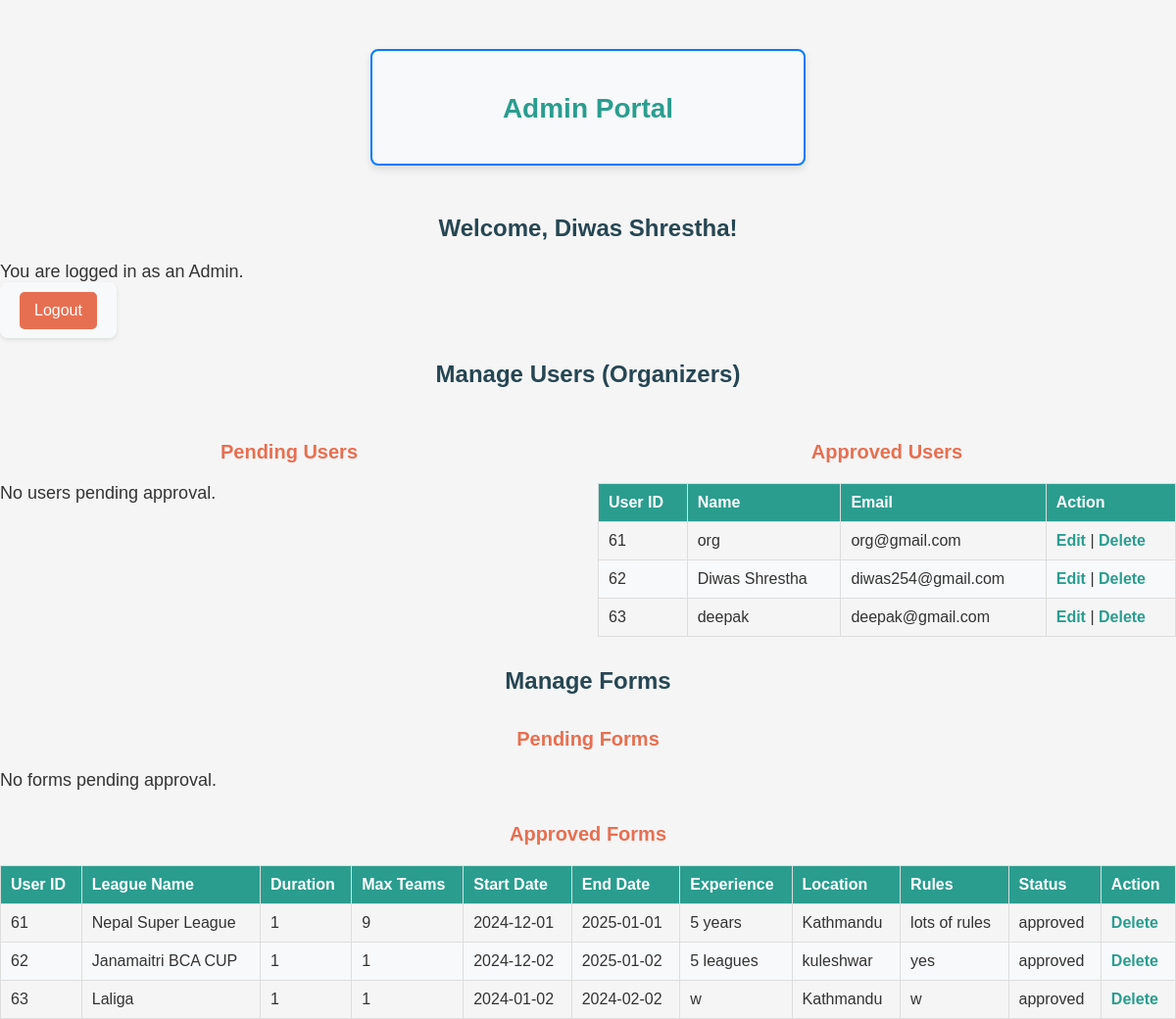
Before: /pages/proAdmin.php (signed in) with the older database file.
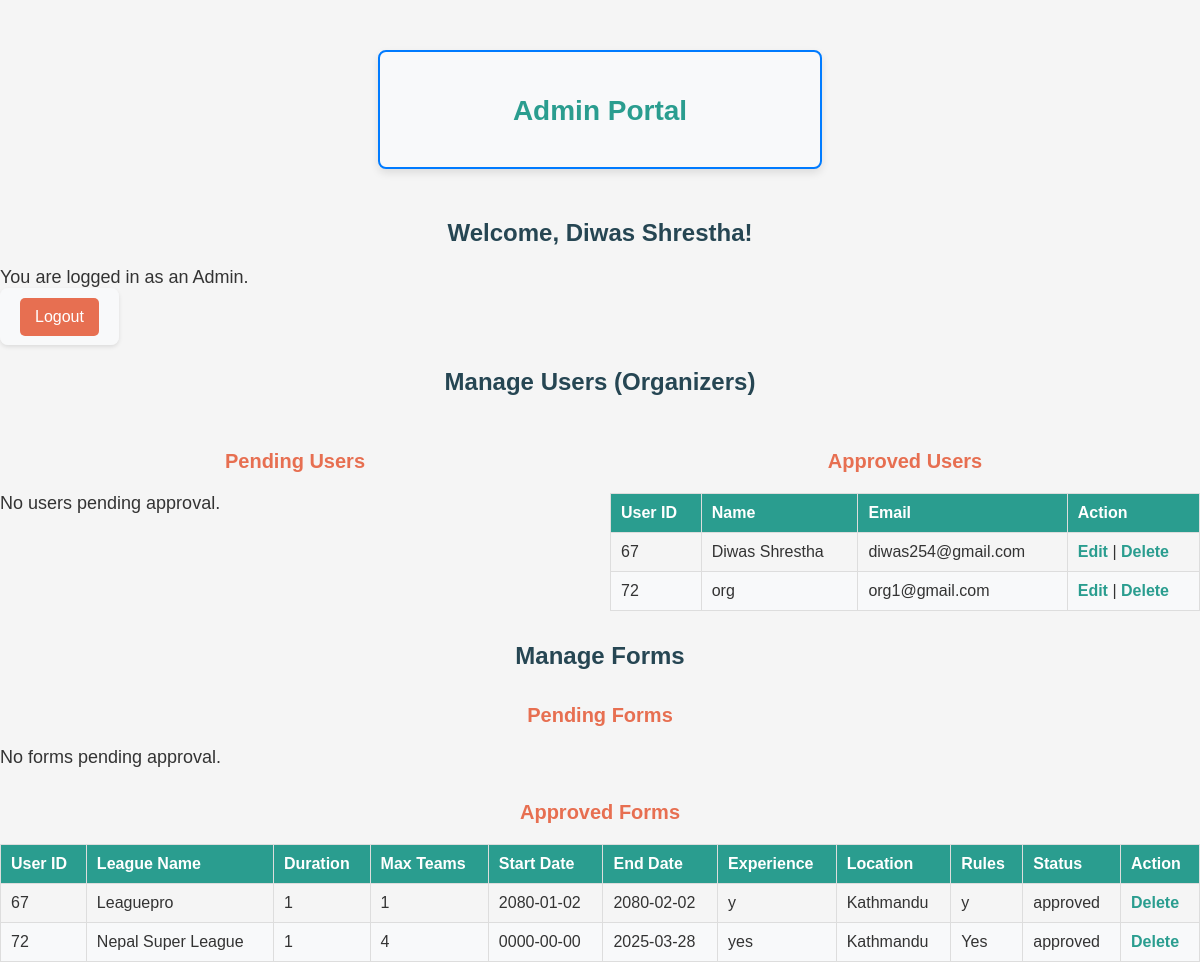
After: the same page with the newer database file.
### tables this page shows
CREATE TABLE `user` (
  `userId` int(11) NOT NULL,
  `name` varchar(100) NOT NULL,
  `email` varchar(100) NOT NULL,
  `password` varchar(255) NOT NULL,
  `created_at` timestamp NOT NULL DEFAULT current_timestamp(),
  `status` enum('pending','approved','denied') DEFAULT 'pending'
);

CREATE TABLE `form` (
  `form_id` int(11) NOT NULL,
  `userId` int(11) NOT NULL,
  `duration` int(11) NOT NULL,
  `max_teams` int(11) NOT NULL,
  `one_league` enum('yes','no') NOT NULL,
  `start_date` date NOT NULL,
  `end_date` date NOT NULL,
  `experience` text DEFAULT NULL,
  `active` enum('yes','no') NOT NULL,
  `location` varchar(255) NOT NULL,
  `rules` text DEFAULT NULL,
  `status` enum('pending','approved','denied') DEFAULT 'pending',
  `created_at` timestamp NOT NULL DEFAULT current_timestamp(),
  `league_name` varchar(255) DEFAULT NULL
);

### pages/proAdmin.php (the view, shortened to what this page needs)
<?php
require_once 'db_connection.php';
?>
<!DOCTYPE html>
<html lang="en">
<head>
    <link rel="stylesheet" href="../assests/css/admin.css">
    <link rel="stylesheet" href="https://cdnjs.cloudflare.com/ajax/libs/font-awesome/6.0.0-beta3/css/all.min.css">
</head>
<body>
    <div class="registration-container">
        <h2>Admin Portal</h2>
        <?php if (!isset($_SESSION['admin_id'])): ?>
            <h3>Register</h3>
            <form method="POST" action="">
                <label>Name:</label>
                <input type="text" name="name" required>
                <br>
                <label>Email:</label>
                <input type="email" name="email" required>
                <br>
                <label>Password:</label>
                <input type="password" name="password" required>
                <br>
                <label>Confirm Password:</label>
                <input type="password" name="confirm_password" required>
                <br>
                <button type="submit" name="register">Register</button>
            </form>
            <hr>
            <h3>Already Registered?</h3>
            <h4>/</h4>
            <h3>Login</h3>
            <form method="POST" action="">
                <label>Email:</label>
                <input type="email" name="email" required>
                <br>
                <label>Password:</label>
                <input type="password" name="password" required>
                <br>
                <button type="submit" name="login">Login</button>
            </form>
        <?php else: ?>
    </div>
        <div class="conatiner">
            <h3>Welcome, <?php echo $_SESSION['admin_name']; ?>!</h3>
            <p>You are logged in as an Admin.</p>
            <form action="logout.php" method="post" style="display:inline;">
                    <button type="submit" class="logout-btn">Logout</button>
                </form>
            <h4>Manage Users (Organizers)</h4>
            <div class="table-container">
                <div>
                    <h5>Pending Users</h5>
                    <?php
                    $query = "SELECT * FROM user WHERE status = 'pending'";
                    $result = mysqli_query($conn, $query);
                    if ($result && mysqli_num_rows($result) > 0): ?>
                        <table border="1">
                        <thead>
                            <tr>
                                <th>User ID</th>
                                <th>Name</th>
                                <th>Email</th>
                                <th>Action</th>
                            </tr>
                        </thead>
                        <tbody>
                            <?php while ($user = $result->fetch_assoc()): ?>
                                <tr>
                                <td><?php echo htmlspecialchars($user['userId']); ?></td>
                                    <td><?php echo htmlspecialchars($user['name']); ?></td>
                                    <td><?php echo htmlspecialchars($user['email']); ?></td>
                                    <td>
                                        <a href="?action=approve&id=<?php echo $user['userId']; ?>">Approve</a> |
                                        <a href="?action=deny&id=<?php echo $user['userId']; ?>"
                                           onclick="return confirm('Are you sure you want to deny this user? This action cannot be undone.');">
                                           Deny
                                        </a> |
                                        <a href="?edit=<?php echo $user['userId']; ?>">Edit</a>
                                    </td>
                                </tr>
                            <?php endwhile; ?>
                        </tbody>
                        </table>
                    <?php else: ?>
                        <p>No users pending approval.</p>
                    <?php endif; ?>
                </div>
                <div>
                    <h5>Approved Users</h5>
                    <?php
                    $query = "SELECT * FROM user WHERE status = 'approved'";
                    $result = mysqli_query($conn, $query);
                    if ($result && mysqli_num_rows($result) > 0): ?>
                        <table border="1">
                        <thead>
                            <tr>
                                <th>User ID</th>
                                <th>Name</th>
                                <th>Email</th>
                                <th>Action</th>
                            </tr>
                        </thead>
                        <tbody>
                            <?php while ($user = $result->fetch_assoc()): ?>
                                <tr>
                                   <td><?php echo htmlspecialchars($user['userId']); ?></td>
                                    <td><?php echo htmlspecialchars($user['name']); ?></td>
                                    <td><?php echo htmlspecialchars($user['email']); ?></td>
                                    <td>
                                    <a href="?edit=<?php echo $user['userId']; ?>">Edit</a>  | <a href="?action=deny&id=<?php echo $user['userId']; ?>"
                                           onclick="return confirm('Are you sure you want to deny this user? This action cannot be undone.');">
                                          Delete
                                        </a>
                                    </td>
                                </tr>
                            <?php endwhile; ?>
                        </tbody>
                        </table>
                    <?php else: ?>
                        <p>No approved users.</p>
                    <?php endif; ?>
                </div>
            </div>
            <h4>Manage Forms</h4>
            <div>
                <h5>Pending Forms</h5>
                <?php
                $query = "SELECT * FROM form WHERE status = 'pending'";
                $result = mysqli_query($conn, $query);
                if ($result && mysqli_num_rows($result) > 0): ?>
                    <table border="1">
                    <thead>
                        <tr>
                            <th>User ID</th>
                            <th>League Name</th>
                            <th>Duration</th>
                            <th>Max Teams</th>
                            <th>Start Date</th>
                            <th>End Date</th>
                            <th>Experience</th>
                            <th>Location</th>
                            <th>Rules</th>
                            <th>Status</th>
                            <th>Action</th>
                        </tr>
                    </thead>
                    <tbody>
                        <?php while ($form = $result->fetch_assoc()): ?>
                            <tr>
                                <td><?php echo htmlspecialchars($form['userId']); ?></td>
                                <td><?php echo htmlspecialchars($form['league_name']); ?></td>
                                <td><?php echo htmlspecialchars($form['duration']); ?></td>
                                <td><?php echo htmlspecialchars($form['max_teams']); ?></td>
                                <td><?php echo htmlspecialchars($form['start_date']); ?></td>
                                <td><?php echo htmlspecialchars($form['end_date']); ?></td>
                                <td><?php echo htmlspecialchars($form['experience']); ?></td>
                                <td><?php echo htmlspecialchars($form['location']); ?></td>
                                <td><?php echo htmlspecialchars($form['rules']); ?></td>
                                <td><?php echo htmlspecialchars($form['status']); ?></td>
                                <td>
                                    <a href="?form_action=approve&form_id=<?php echo $form['form_id']; ?>">Approve</a> |
                                    <a href="?form_action=delete&form_id=<?php echo $form['form_id']; ?>"
                                       onclick="return confirm('Are you sure you want to delete this form?');">Delete</a>
                                </td>
                            </tr>
                        <?php endwhile; ?>
                    </tbody>
                    </table>
                <?php else: ?>
                    <p>No forms pending approval.</p>
                <?php endif; ?>
            </div>
            <div>
                <h5>Approved Forms</h5>
                <?php
                $query = "SELECT * FROM form WHERE status = 'approved'";
                $result = mysqli_query($conn, $query);
                if ($result && mysqli_num_rows($result) > 0): ?>
                    <table border="1">
                    <thead>
                        <tr>
                            <th>User ID</th>
                            <th>League Name</th>
                            <th>Duration</th>
                            <th>Max Teams</th>
                            <th>Start Date</th>
                            <th>End Date</th>
                            <th>Experience</th>
                            <th>Location</th>
                            <th>Rules</th>
                            <th>Status</th>
                            <th>Action</th>
                        </tr>
                    </thead>
                    <tbody>
                        <?php while ($form = $result->fetch_assoc()): ?>
                            <tr>
                                <td><?php echo htmlspecialchars($form['userId']); ?></td>
                                <td><?php echo htmlspecialchars($form['league_name']); ?></td>
                                <td><?php echo htmlspecialchars($form['duration']); ?></td>
                                <td><?php echo htmlspecialchars($form['max_teams']); ?></td>
                                <td><?php echo htmlspecialchars($form['start_date']); ?></td>
                                <td><?php echo htmlspecialchars($form['end_date']); ?></td>
                                <td><?php echo htmlspecialchars($form['experience']); ?></td>
                                <td><?php echo htmlspecialchars($form['location']); ?></td>
                                <td><?php echo htmlspecialchars($form['rules']); ?></td>
                                <td><?php echo htmlspecialchars($form['status']); ?></td>
                                <td>
                                    <a href="?form_action=delete&id=<?php echo $form['form_id']; ?>"
                                       onclick="return confirm('Are you sure you want to delete this form?');">Delete</a>
                                </td>
                            </tr>
                        <?php endwhile; ?>
                    </tbody>
                    </table>
                <?php else: ?>
                    <p>No approved forms.</p>
                <?php endif; ?>
            </div>
        <?php endif; ?>
        </div>
</body>
</html>

### assests/css/admin.css (style rules this page uses)
body { font-family: Arial, sans-serif; background-color: #f5f5f5; margin: 0; padding: 0; color: #333; }
h2, h3, h4, h5 { text-align: center; color: #444; margin-bottom: 20px; }
h2 { font-size: 28px; color: #2a9d8f; }
h3, h4 { font-size: 24px; color: #264653; }
h5 { font-size: 20px; color: #e76f51; }
form { margin: 20px 0; padding: 20px; background-color: #f8f9fa; border-radius: 8px; box-shadow: 0 2px 4px rgba(0, 0, 0, 0.1); }
form button { display: inline-block; background-color: #2a9d8f; color: #ffffff; border: none; padding: 10px 20px; border-radius: 5px; font-size: 16px; cursor: pointer; transition: background-color 0.3s ease; }
.logout-btn { background-color: #e76f51; color: white; padding: 10px 15px; border: none; border-radius: 5px; cursor: pointer; }
table { width: 100%; border-collapse: collapse; margin-top: 20px; font-size: 16px; }
table th, table td { padding: 10px; text-align: left; border: 1px solid #ddd; }
table th { background-color: #2a9d8f; color: white; font-weight: bold; }
table tr:nth-child(even) { background-color: #f8f9fa; }
a { text-decoration: none; color: #2a9d8f; font-weight: bold; }
.table-container { display: flex; justify-content: space-between; gap: 20px; flex-wrap: wrap; }
.table-container div { flex: 1; min-width: 300px; }
p { font-size: 18px; margin: 10px 0; }
.registration-container { width: 400px; margin: 50px auto; background-color: #f8f9fa; border: 2px solid #007bff; border-radius: 8px; padding: 20px; box-shadow: 0 4px 8px rgba(0, 0, 0, 0.1); text-align: center; }

Changed rows visible on the page:
removed user: userId "61", name "org", email "org@gmail.com"
removed user: userId "62", name "Diwas Shrestha", email "diwas254@gmail.com"
removed user: userId "63", name "deepak", email "deepak@gmail.com"
removed form: userId "61", league_name "Nepal Super League", duration "1", max_teams "9", start_date "2024-12-01", end_date "2025-01-01", experience "5 years", location "Kathmandu", rules "lots of rules", status "approved"
removed form: userId "62", league_name "Janamaitri BCA CUP", duration "1", max_teams "1", start_date "2024-12-02", end_date "2025-01-02", experience "5 leagues", location "kuleshwar", rules "yes", status "approved"
removed form: userId "63", league_name "Laliga", duration "1", max_teams "1", start_date "2024-01-02", end_date "2024-02-02", experience "w", location "Kathmandu", rules "w", status "approved"
added user: userId "67", name "Diwas Shrestha", email "diwas254@gmail.com"
added user: userId "72", name "org", email "org1@gmail.com"
added form: userId "67", league_name "Leaguepro", duration "1", max_teams "1", start_date "2080-01-02", end_date "2080-02-02", experience "y", location "Kathmandu", rules "y", status "approved"
added form: userId "72", league_name "Nepal Super League", duration "1", max_teams "4", start_date "0000-00-00", end_date "2025-03-28", experience "yes", location "Kathmandu", rules "Yes", status "approved"
